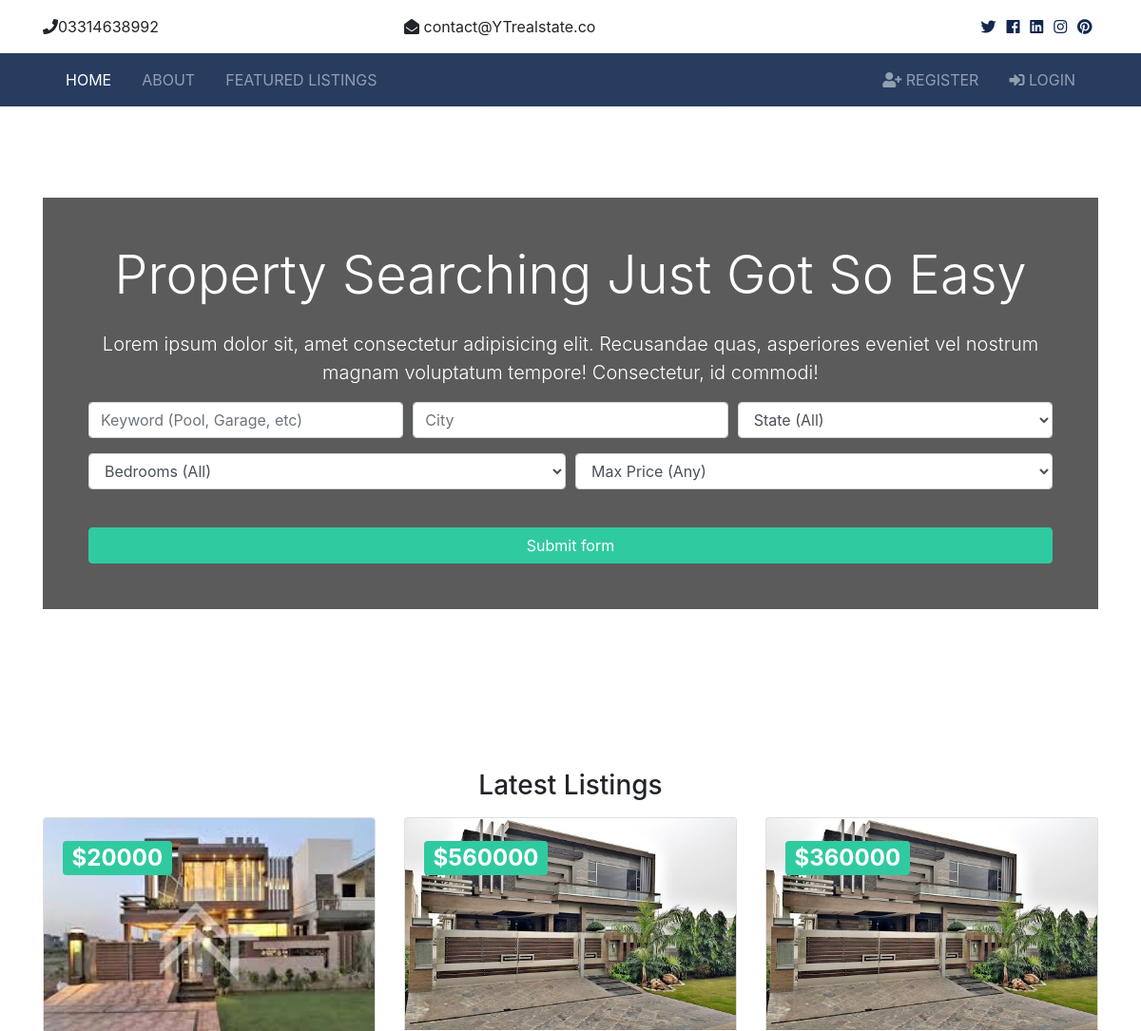
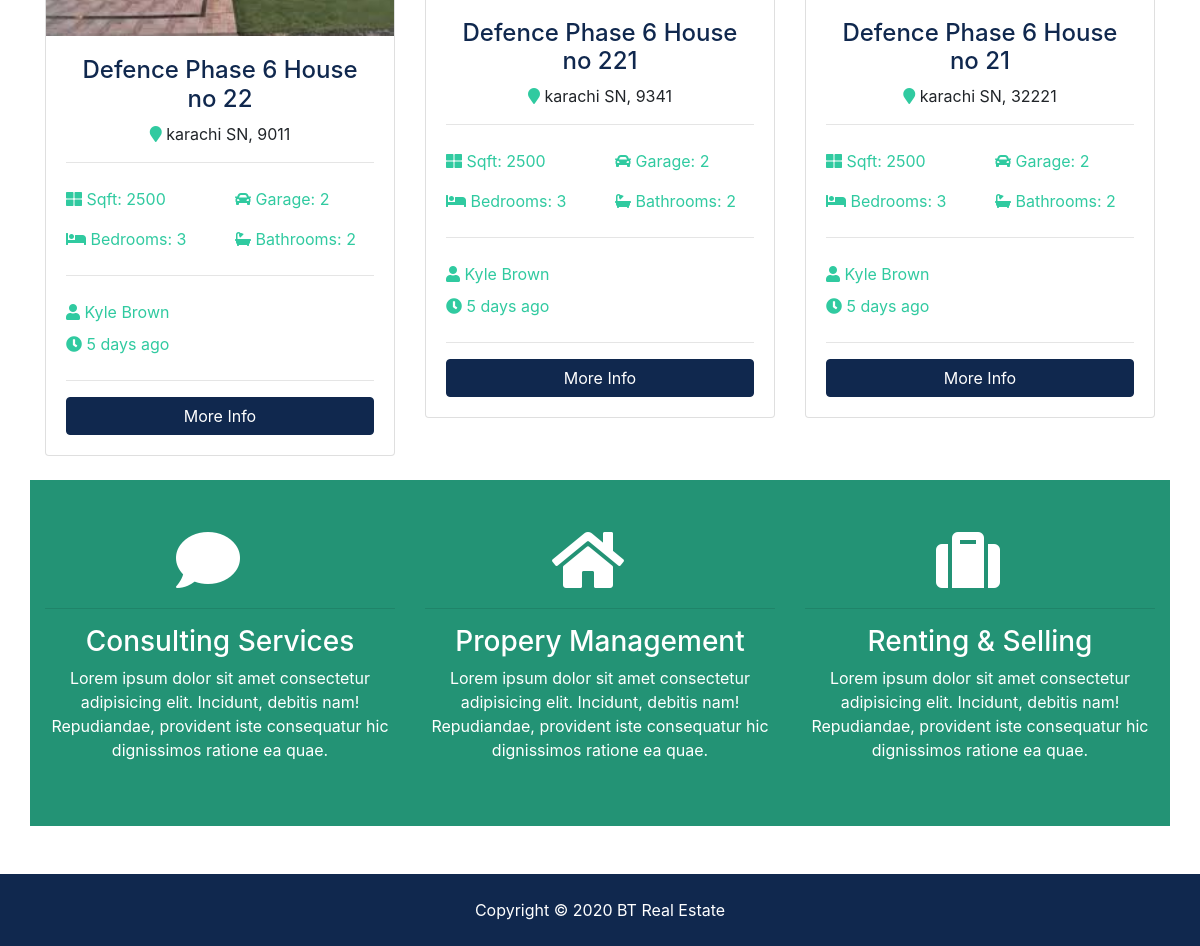
The page / on the database its author committed (2 pictures, top to bottom).
### app/models.py (models this page shows, shortened)
class Listings(models.Model):
    realtor=models.ForeignKey(Realtor,on_delete=models.CASCADE,null=True)
    title=models.CharField(max_length=200,blank=True)
    address=models.CharField(max_length=200,blank=True)
    city=models.CharField(max_length=200,blank=True)
    state=models.CharField(max_length=200,blank=True)
    zipcode=models.IntegerField()
    price=models.CharField(max_length=200,null=True,blank=True)
    description=models.TextField(null=True,blank=True)
    bedrooms=models.IntegerField()
    bathroom=models.IntegerField()
    Sqft=models.IntegerField()
    Garage=models.IntegerField()
    main_photo=models.ImageField(blank=True)
    photo_1=models.ImageField(blank=True)
    photo_2=models.ImageField(blank=True)
    photo_3=models.ImageField(blank=True)
    photo_4=models.ImageField(blank=True)
    photo_5=models.ImageField(blank=True)
    photo_6=models.ImageField(blank=True)
    public=models.BooleanField(default=True)
    publish_date=models.DateTimeField(default=datetime.now,blank=True)

### app/views.py (the view)
# urls.py: path('', views.home,name='home'),
def home(request):
    listings=Listings.objects.order_by('-publish_date').filter(public=True)[:3]
    context={'listings':listings,'price_choices':price_choices,'bedroom_choices':bedroom_choices,'state_choices':state_choices}
    return render(request,'app/index.html',context)

### app/templates/app/index.html (shortened to what this page needs)
 {% extends 'app/base.html' %}
{% block content %}
  <section id="showcase">
    <div class="container text-center">
      <div class="home-search p-5">
        <div class="overlay p-5">
          <h1 class="display-4 mb-4">
            Property Searching Just Got So Easy
          </h1>
          <p class="lead">Lorem ipsum dolor sit, amet consectetur adipisicing elit. Recusandae quas, asperiores eveniet vel nostrum magnam
            voluptatum tempore! Consectetur, id commodi!</p>
          <div class="search">
            <form action="{% url 'search' %}">
              <div class="form-row">
                <div class="col-md-4 mb-3">
                  <input type="text" name="keywords" class="form-control" placeholder="Keyword (Pool, Garage, etc)">
                </div>
                <div class="col-md-4 mb-3">
                  <input type="text" name="city" class="form-control" placeholder="City">
                </div>
                <div class="col-md-4 mb-3">
                  <select name="state" class="form-control">
                    <option selected="true" disabled="disabled">State (All)</option>
                  </select>
                </div>
              </div>
              <div class="form-row">
                <div class="col-md-6 mb-3">
                  <select name="bedrooms" class="form-control">
                    <option selected="true" disabled="disabled">Bedrooms (All)</option>
                  </select>
                </div>
                <div class="col-md-6 mb-3">
                  <select name="price" class="form-control" id="type">
                    <option selected="true" disabled="disabled">Max Price (Any)</option>
                  </select>
                </div>
              </div>
              <button class="btn btn-secondary btn-block mt-4" type="submit">Submit form</button>
            </form>
          </div>
        </div>
      </div>
    </div>
  </section>
  <section id="listings" class="py-5">
    <div class="container">
      <h3 class="text-center mb-3">Latest Listings</h3>
      <div class="row">
        {% if listings %}
        {% for listing in listings %}
        <div class="col-md-6 col-lg-4 mb-4">
          <div class="card listing-preview">
            <img class="card-img-top" src="{{listing.main_photo.url}}" alt="">
            <div class="card-img-overlay">
              <h2>
                <span class="badge badge-secondary text-white">${{listing.price}}</span>
              </h2>
            </div>
            <div class="card-body">
              <div class="listing-heading text-center">
                <h4 class="text-primary">{{listing.title}}</h4>
                <p>
                  <i class="fas fa-map-marker text-secondary"></i> {{listing.city}} {{listing.state}}, {{listing.zipcode}}</p>
              </div>
              <hr>
              <div class="row py-2 text-secondary">
                <div class="col-6">
                  <i class="fas fa-th-large"></i> Sqft: 2500</div>
                <div class="col-6">
                  <i class="fas fa-car"></i> Garage: 2</div>
              </div>
              <div class="row py-2 text-secondary">
                <div class="col-6">
                  <i class="fas fa-bed"></i> Bedrooms: 3</div>
                <div class="col-6">
                  <i class="fas fa-bath"></i> Bathrooms: 2</div>
              </div>
              <hr>
              <div class="row py-2 text-secondary">
                <div class="col-6">
                  <i class="fas fa-user"></i> Kyle Brown</div>
              </div>
              <div class="row text-secondary pb-2">
                <div class="col-6">
                  <i class="fas fa-clock"></i> 5 days ago</div>
              </div>
              <hr>
              <a href="{% url 'listing' listing.id %}" class="btn btn-primary btn-block">More Info</a>
            </div>
          </div>
        </div>
                          {% endfor %}
         {% else %}
        <p>No Yet Place available For Sell</p>
        {% endif %}
  <section id="services" class="py-5 bg-secondary text-white">
    <div class="container">
      <div class="row text-center">
        <div class="col-md-4">
          <i class="fas fa-comment fa-4x mr-4"></i>
          <hr>
          <h3>Consulting Services</h3>
          <p>Lorem ipsum dolor sit amet consectetur adipisicing elit. Incidunt, debitis nam! Repudiandae, provident iste consequatur
            hic dignissimos ratione ea quae.</p>
        </div>
        <div class="col-md-4">
          <i class="fas fa-home fa-4x mr-4"></i>
          <hr>
          <h3>Propery Management</h3>
          <p>Lorem ipsum dolor sit amet consectetur adipisicing elit. Incidunt, debitis nam! Repudiandae, provident iste consequatur
            hic dignissimos ratione ea quae.</p>
        </div>
        <div class="col-md-4">
          <i class="fas fa-suitcase fa-4x mr-4"></i>
          <hr>
          <h3>Renting & Selling</h3>
          <p>Lorem ipsum dolor sit amet consectetur adipisicing elit. Incidunt, debitis nam! Repudiandae, provident iste consequatur
            hic dignissimos ratione ea quae.</p>
        </div>
      </div>
    </div>
          </div>
    </div>
  </section>
{% endblock content %}

### static/css/all.css (style rules this page uses)
.fa, .fas, .far, .fal, .fab { -moz-osx-font-smoothing: grayscale; -webkit-font-smoothing: antialiased; display: inline-block; font-style: normal; font-variant: normal; text-rendering: auto; line-height: 1; }
.fa-4x { font-size: 4em; }
.fa-bath:before { content: "\f2cd"; }
.fa-bed:before { content: "\f236"; }
.fa-car:before { content: "\f1b9"; }
.fa-clock:before { content: "\f017"; }
.fa-comment:before { content: "\f075"; }
.fa-home:before { content: "\f015"; }
.fa-map-marker:before { content: "\f041"; }
.fa-suitcase:before { content: "\f0f2"; }
.fa-th-large:before { content: "\f009"; }
.fa-user:before { content: "\f007"; }
.fa, .fas { font-family: 'Font Awesome 5 Free'; font-weight: 900; }

### static/css/style.css (style rules this page uses)
.btn-secondary { color: #fff !important; }
img { width: 100%; }
#showcase { background: url(../img/showcase.jpg) no-repeat top center fixed/cover; position: relative; min-height: 650px; color: #fff; padding-top: 6rem; }
#showcase .home-search { min-height: 400px; position: relative; border-radius: 5px; }
#showcase .overlay { content: ''; position: absolute; top: 0; left: 0; min-height: 400px; width: 100%; background: rgba(51, 51, 51, 0.8); }
#services { background: url(../img/building.jpg) no-repeat top center fixed/cover; min-height: 300px; position: relative; overflow: hidden; }
#services::before { content: ''; position: absolute; top: 0; left: 0; min-height: 100%; width: 100%; background: rgba(32, 134, 107, 0.8); }
.listing-preview a { position: relative; }

### rows shown on the page
Listings: main_photo (picture), price "20000", title "Defence Phase 6 House no 22", city "karachi", state "SN", zipcode "9011"
Listings: main_photo (picture), price "560000", title "Defence Phase 6 House no 221", city "karachi", state "SN", zipcode "9341"
Listings: main_photo (picture), price "360000", title "Defence Phase 6 House no 21", city "karachi", state "SN", zipcode "32221"
